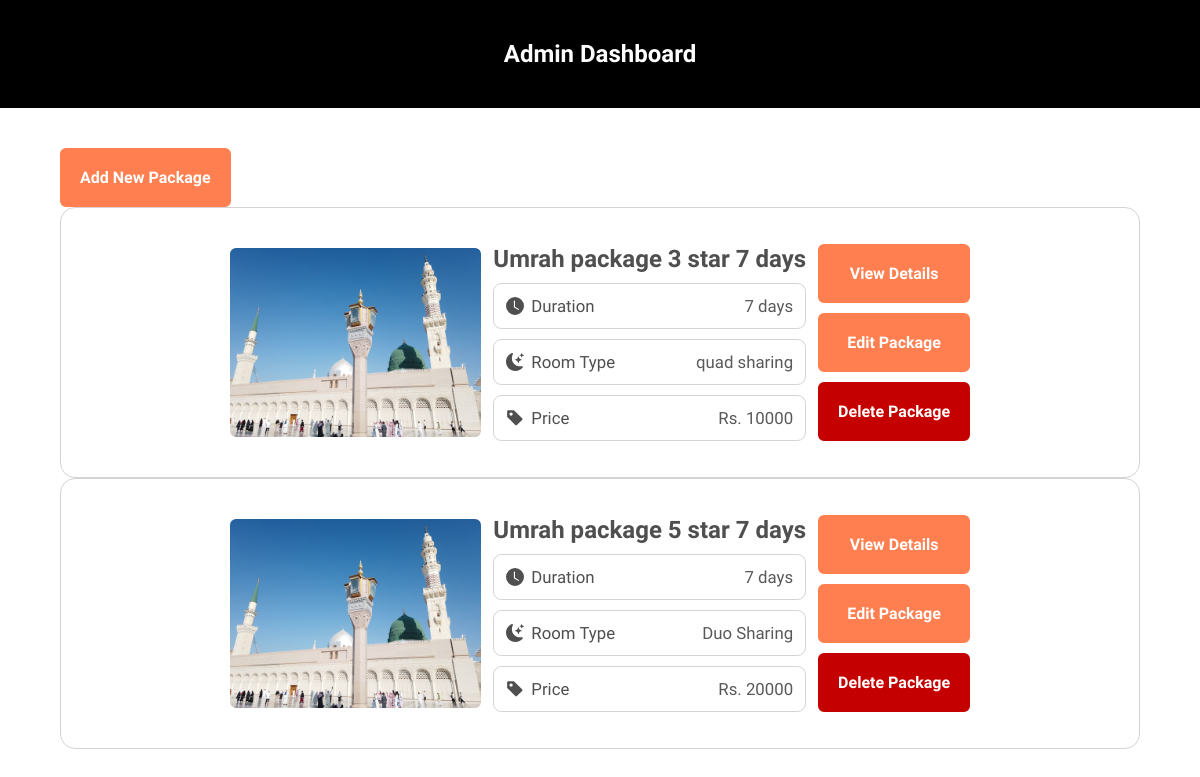
/admin, run on an earlier commit of the app's database.
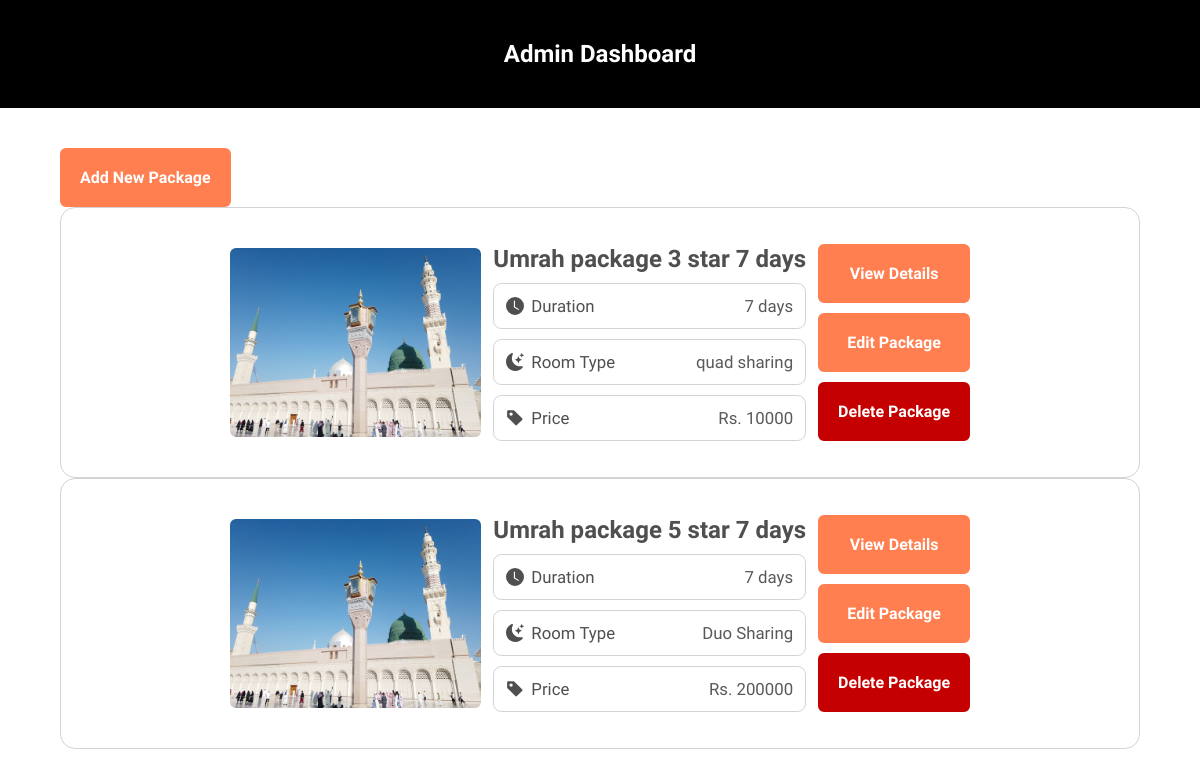
And on a later commit of the database.
### app.py (models this page shows)
class Packages(database.Model):
    title = database.Column(database.Text, unique=True, nullable=False)
    slug = database.Column(database.String, primary_key=True)
    room = database.Column(database.String, nullable=True)
    duration = database.Column(database.Integer, nullable=True)
    price = database.Column(database.Integer, nullable=True)

### app.py (the view)
@app.route('/admin')
def admin():
    packageList = Packages.query.all()
    return render_template('admin/home.html', packageList=packageList)

### templates/admin/home.html (shortened to what this page needs)
<!doctype html>
<html lang="en">
<head>
    <link rel="stylesheet" href="static/css/style.css">
    <link rel="stylesheet" href="static/css/admin/style.css">
</head>
<body>
    <nav>
        <h1 class="title">Admin Dashboard</h1>
    </nav>
    <main>
        <div class="content">
            <a href="/admin/add-new-package" class="btn cardbtn add">Add New Package</a>
            {% for pkg in packageList %}
            <div class="pkgcard">
                    <img class="cardimg" src="static/img/packages/ryan-pradipta-putra-MWJ7JpFBlGk-unsplash.jpg" alt="">
                <div class="cardtext">
                    <h2 class="cardheading1 cardtext">{{ pkg.title }}</h2>
                    <div class="desc">
                        <div class="feature">
                            <div class="featureheading">
                                <svg xmlns="http://www.w3.org/2000/svg" width="16" height="16" fill="currentColor" class="bi bi-clock-fill" viewBox="0 0 16 16">
                                    <path d="M16 8A8 8 0 1 1 0 8a8 8 0 0 1 16 0zM8 3.5a.5.5 0 0 0-1 0V9a.5.5 0 0 0 .252.434l3.5 2a.5.5 0 0 0 .496-.868L8 8.71V3.5z"/>
                                  </svg>
                                <h3 class="cardheading cardtext">Duration</h3>
                            </div>
                            <p class="cardp cardtext">{{pkg.duration}} days</p>
                        </div>
                        <div class="feature">
                            <div class="featureheading">
                            <h3 class="cardheading cardtext">Room Type</h3>
                            </div>
                            <p class="cardp cardtext">{{pkg.room}}</p>
                        </div>
                        <div class="feature">
                            <div class="featureheading">
                                <svg xmlns="http://www.w3.org/2000/svg" width="16" height="16" fill="currentColor" class="bi bi-tag-fill" viewBox="0 0 16 16">
                                <path d="M2 1a1 1 0 0 0-1 1v4.586a1 1 0 0 0 .293.707l7 7a1 1 0 0 0 1.414 0l4.586-4.586a1 1 0 0 0 0-1.414l-7-7A1 1 0 0 0 6.586 1H2zm4 3.5a1.5 1.5 0 1 1-3 0 1.5 1.5 0 0 1 3 0z"/>
                              </svg>
                            <h3 class="cardheading cardtext">Price</h3>
                            </div>
                            <p class="cardp cardtext">Rs. {{pkg.price}}</p>
                        </div>
                    </div>
                </div>
                <div class="cardbtndiv">
                    <a href="/view-package/{{pkg.slug}}" class="btn cardbtn view">View Details</a>
                    <a href="/admin/edit-package" class="btn cardbtn edit">Edit Package</a>
                    <a href="/admin/delete-package/{{pkg.slug}}" class="btn cardbtn del">Delete Package</a>
                </div>
            </div>
            {% endfor %}
        </div>
    </main>
</body>
</html>

### static/css/style.css (style rules this page uses)
:root { --brown-dark: #a35a00; --brown-light: cornsilk; --bax-shadow: 1px 1px 8px #bbbbbb; --packagefeatureColor: coral; --packagefeatureColor: #4f4f4f; --pkgbtnColor: #008ba3; --pkgbtnColor: coral; }
* { padding: 0px; margin: 0px; font-family: 'Roboto', sans-serif; }
nav { padding: 3vh 3vw; }
nav { display: flex; align-items: center; justify-content: space-between; flex-wrap: wrap; background-color: white; }
.pkgcard { width: 330px; border-radius: 15px; display: flex; flex-direction: column; border: 1px solid lightgray; background-color: white; transition: 0.3s; }
.pkgcard div.cardtext { padding: 15px 10px; display: flex; flex-direction: column; row-gap: 25px; }
.pkgcard div.cardtext div.desc { display: flex; flex-direction: column; row-gap: 10px; }
.pkgcard div.cardtext div.desc div.feature { display: flex; justify-content: space-between; padding: 10px; border-radius: 7px; border: 1px solid lightgray; background-color: white; }
.pkgcard div.cardtext div.desc div.feature div.featureheading { display: flex; column-gap: 7px; align-items: center; }
.pkgcard div.cardtext div.desc div.feature svg { width: 20px; height: 20px; }
a.btn { text-decoration: none; }
.btn { text-decoration: none; cursor: pointer; padding: 10px; border-radius: 5px; border: 2px solid coral; text-align: center; font-weight: bold; color: white; background-color: coral; }
.cardtext.cardheading1 { color: #205f99; color: #4f4f4f; }
.cardtext.cardheading { color: var(--packagefeatureColor); font-weight: normal; }
.cardtext { color: #595959; }

### static/css/admin/style.css (style rules this page uses)
* { font-family: 'Nunito Sans', sans-serif; margin: 0px; padding: 0px; }
body { padding: 0px; }
nav { background-color: black; padding: 5vh 3vw; justify-content: center; }
nav h1 { color: white; }
.content { display: flex; flex-direction: column; align-items: center; justify-content: center; margin: 5vh 5vw; }
div.pkgcard { flex-direction: row; width: auto; align-items: center; justify-content: center; padding: 3vw; box-shadow: none; column-gap: 1vw; }
.pkgcard .cardimg { border-radius: 0.5vw; width: 25%; }
.cardheading1 { font-size: 1.3rem; }
div.cardbtndiv { align-self:stretch; display: flex; flex-direction: column; justify-content: center; row-gap: 10px; }
.btn.cardbtn { display: flex; align-items: center; justify-content: center; column-gap: 8px; border-radius: 0.5vw; padding: 0.9vw; padding: 18px; }
.pkgcard div.cardtext { width: fit-content; padding: 0px; row-gap: 10px; }
.pkgcard div.cardtext div.desc { width: 100%; row-gap: 10px; }
.pkgcard div.cardtext div.desc div.feature { border-radius: 0.7vw; padding: 1vw; }
.pkgcard div.cardtext div.desc div.feature * { font-size: 1.4vw; }
.pkgcard div.cardtext div.desc div.feature svg { width: 1.5vw; height: 1.5vw; }
.cardbtn.del { background-color: rgb(197, 0, 0); color: white; border: 2px solid rgb(197, 0, 0); cursor: pointer; }
.cardheading1 { font-size: 2vw; }
.btn.cardbtn.add { align-self: flex-start; }

What changed in the data, as far as the page shows it:
changed Packages "Umrah package 5 star 7 days": price "20000" → "200000"
